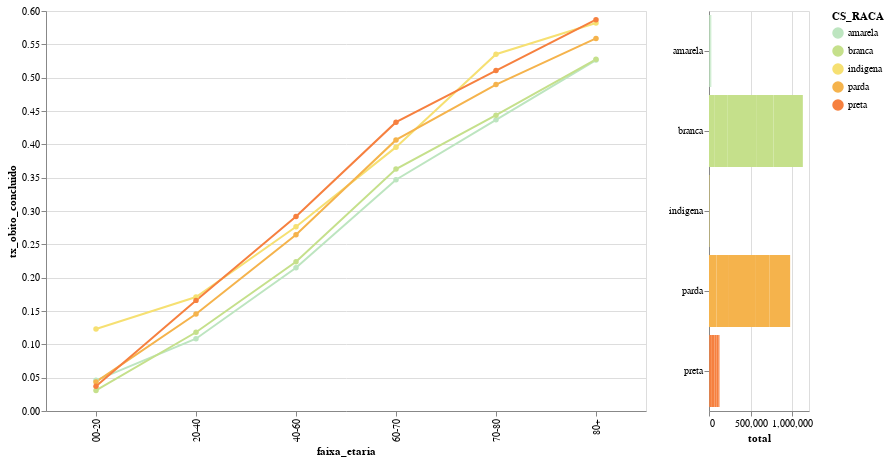

The cell this chart's notebook holds for it:
### Markdown cell above
### Raça/Cor por Faixa Etária

### Code cell
#hide_input

x_col = 'faixa_etaria'
cat_col = 'CS_RACA'
sel_cols = ['UF_RES']
selection_dict = {}
selection_dict['CS_RACA'] = "!= ['ignorado','nd']"
# selection_dict['UF_RES'] = ' != "nd"'
# selection_dict['UTI'] = ' == "sim"'
dataFrame2Chart(df_srag,x_col,cat_col,sel_cols,selection_dict,total=[0,1])

### Figure 1 — Vega-Lite specification as saved in the notebook (floating-point values rounded to 4 significant figures; data arrays with more than 128 entries replaced by an {"elided": "..."} marker saying what was removed)
{"config": {"view": {"continuousWidth": 400, "continuousHeight": 300}}, "concat": [{"mark": {"type": "line", "point": true, "strokeWidth": 2}, "encoding": {"color": {"type": "nominal", "field": "CS_RACA", "scale": {"scheme": "lightmulti"}}, "opacity": {"condition": {"value": 1.0, "selection": "selector008"}, "value": 0.1}, "tooltip": [{"type": "nominal", "field": "faixa_etaria"}, {"type": "nominal", "field": "CS_RACA"}, {"type": "nominal", "field": "UF_RES"}, {"type": "quantitative", "field": "cura"}, {"type": "quantitative", "field": "ignorado"}, {"type": "quantitative", "field": "nd"}, {"type": "quantitative", "field": "obito"}, {"type": "quantitative", "field": "obito_outras_causas"}, {"type": "quantitative", "field": "total"}, {"type": "quantitative", "field": "tx_obito_andamento"}, {"type": "quantitative", "field": "tx_obito_concluido"}], "x": {"type": "nominal", "field": "faixa_etaria"}, "y": {"type": "quantitative", "field": "tx_obito_concluido"}}, "height": 400, "selection": {"selector008": {"type": "multi", "empty": "all", "fields": ["CS_RACA"], "bind": "legend"}, "Selecione": {"type": "single", "fields": ["UF_RES"], "init": {"UF_RES": "--TODOS--"}, "bind": {"UF_RES": {"input": "select", "options": ["--TODOS--", "11_Rondônia", "12_Acre", "13_Amazonas", "14_Roraima", "15_Pará", "16_Amapá", "17_Tocantins", "21_Maranhão", "22_Piauí", "23_Ceará", "24_Rio Grande do Norte", "25_Paraíba", "26_Pernambuco", "27_Alagoas", "28_Sergipe", "29_Bahia", "31_Minas Gerais", "32_Espírito Santo", "33_Rio de Janeiro", "35_São Paulo", "41_Paraná", "42_Santa Catarina", "43_Rio Grande do Sul", "50_Mato Grosso do Sul", "51_Mato Grosso", "52_Goiás", "53_Distrito Federal", "99_nd", "nan_nd"]}}}}, "width": 600}, {"mark": "bar", "encoding": {"color": {"condition": {"type": "nominal", "field": "CS_RACA", "scale": {"scheme": "lightmulti"}, "selection": "selector008"}, "value": "lightgrey"}, "x": {"type": "quantitative", "field": "total"}, "y": {"type": "ordinal", "field": "CS_RACA", "title": null}}, "height": 400, "selection": {"selector008": {"type": "multi", "empty": "all", "fields": ["CS_RACA"], "bind": "legend"}, "Selecione": {"type": "single", "fields": ["UF_RES"], "init": {"UF_RES": "--TODOS--"}, "bind": {"UF_RES": {"input": "select", "options": ["--TODOS--", "11_Rondônia", "12_Acre", "13_Amazonas", "14_Roraima", "15_Pará", "16_Amapá", "17_Tocantins", "21_Maranhão", "22_Piauí", "23_Ceará", "24_Rio Grande do Norte", "25_Paraíba", "26_Pernambuco", "27_Alagoas", "28_Sergipe", "29_Bahia", "31_Minas Gerais", "32_Espírito Santo", "33_Rio de Janeiro", "35_São Paulo", "41_Paraná", "42_Santa Catarina", "43_Rio Grande do Sul", "50_Mato Grosso do Sul", "51_Mato Grosso", "52_Goiás", "53_Distrito Federal", "99_nd", "nan_nd"]}}}}, "width": 100}], "data": {"name": "data-01d7ea7dec0df3d7b6ca8589228cd040"}, "transform": [{"filter": {"selection": "Selecione"}}], "$schema": "https://vega.github.io/schema/vega-lite/v4.8.1.json", "datasets": {"data-01d7ea7dec0df3d7b6ca8589228cd040": {"elided": "856 records"}}}
